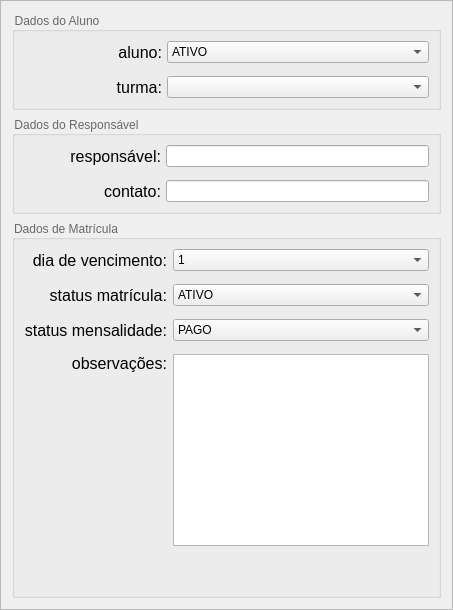
            <widget class="QFrame" name="frame">
             <property name="maximumSize">
              <size>
               <width>518</width>
               <height>16777215</height>
              </size>
             </property>
             <property name="frameShape">
              <enum>QFrame::StyledPanel</enum>
             </property>
             <property name="frameShadow">
              <enum>QFrame::Raised</enum>
             </property>
             <layout class="QGridLayout" name="gridLayout_9">
              <item row="2" column="0">
               <widget class="QGroupBox" name="groupBox_dados_alunos">
                <property name="maximumSize">
                 <size>
                  <width>500</width>
                  <height>16777215</height>
                 </size>
                </property>
                <property name="layoutDirection">
                 <enum>Qt::LeftToRight</enum>
                </property>
                <property name="styleSheet">
                 <string notr="true">QGroupBox{color: rgb(104, 104, 104)}
QLineEdit{background-color:white;border:0}
QLineEdit:hover{background-color: #e5e5e5}
</string>
                </property>
                <property name="title">
                 <string>Dados de Matrícula</string>
                </property>
                <property name="flat">
                 <bool>true</bool>
                </property>
                <property name="checkable">
                 <bool>false</bool>
                </property>
                <layout class="QGridLayout" name="gridLayout_13">
                 <property name="verticalSpacing">
                  <number>13</number>
                 </property>
                 <item row="6" column="0">
                  <widget class="QLabel" name="label_categoria_36">
                   <property name="minimumSize">
                    <size>
                     <width>137</width>
                     <height>0</height>
                    </size>
                   </property>
                   <property name="font">
                    <font>
                     <family>Yu Gothic UI</family>
                     <pointsize>12</pointsize>
                    </font>
                   </property>
                   <property name="text">
                    <string>observações:</string>
                   </property>
                   <property name="alignment">
                    <set>Qt::AlignRight|Qt::AlignTop|Qt::AlignTrailing</set>
                   </property>
                  </widget>
                 </item>
                 <item row="4" column="0">
                  <widget class="QLabel" name="label_categoria_39">
                   <property name="minimumSize">
                    <size>
                     <width>137</width>
                     <height>0</height>
                    </size>
                   </property>
                   <property name="font">
                    <font>
                     <family>Yu Gothic UI</family>
                     <pointsize>12</pointsize>
                    </font>
                   </property>
                   <property name="text">
                    <string>status matrícula:</string>
                   </property>
                   <property name="alignment">
                    <set>Qt::AlignRight|Qt::AlignTrailing|Qt::AlignVCenter</set>
                   </property>
                  </widget>
                 </item>
                 <item row="4" column="1">
                  <widget class="QComboBox" name="entry_home_status_matricula">
                   <property name="sizePolicy">
                    <sizepolicy hsizetype="Preferred" vsizetype="Preferred">
                     <horstretch>0</horstretch>
                     <verstretch>0</verstretch>
                    </sizepolicy>
                   </property>
                   <property name="layoutDirection">
                    <enum>Qt::LeftToRight</enum>
                   </property>
                   <property name="autoFillBackground">
                    <bool>false</bool>
                   </property>
                   <property name="styleSheet">
                    <string notr="true"/>
                   </property>
                   <property name="sizeAdjustPolicy">
                    <enum>QComboBox::AdjustToContentsOnFirstShow</enum>
                   </property>
                   <item>
                    <property name="text">
                     <string>ATIVO</string>
                    </property>
                   </item>
                   <item>
                    <property name="text">
                     <string>INATIVO</string>
                    </property>
                   </item>
                  </widget>
                 </item>
                 <item row="2" column="0">
                  <widget class="QLabel" name="label_categoria_31">
                   <property name="minimumSize">
                    <size>
                     <width>137</width>
                     <height>0</height>
                    </size>
                   </property>
                   <property name="font">
                    <font>
                     <family>Yu Gothic UI</family>
                     <pointsize>12</pointsize>
                    </font>
                   </property>
                   <property name="text">
                    <string>dia de vencimento:</string>
                   </property>
                   <property name="alignment">
                    <set>Qt::AlignRight|Qt::AlignTrailing|Qt::AlignVCenter</set>
                   </property>
                  </widget>
                 </item>
                 <item row="6" column="1">
                  <widget class="QTextEdit" name="entry_home_obs">
                   <property name="styleSheet">
                    <string notr="true"/>
                   </property>
                   <property name="html">
                    <string>&lt;!DOCTYPE HTML PUBLIC &quot;-//W3C//DTD HTML 4.0//EN&quot; &quot;http://www.w3.org/TR/REC-html40/strict.dtd&quot;&gt;
&lt;html&gt;&lt;head&gt;&lt;meta name=&quot;qrichtext&quot; content=&quot;1&quot; /&gt;&lt;style type=&quot;text/css&quot;&gt;
p, li { white-space: pre-wrap; }
&lt;/style&gt;&lt;/head&gt;&lt;body style=&quot; font-family:'MS Shell Dlg 2'; font-size:8.25pt; font-weight:400; font-style:normal;&quot;&gt;
&lt;p style=&quot;-qt-paragraph-type:empty; margin-top:0px; margin-bottom:0px; margin-left:0px; margin-right:0px; -qt-block-indent:0; text-indent:0px;&quot;&gt;&lt;br /&gt;&lt;/p&gt;&lt;/body&gt;&lt;/html&gt;</string>
                   </property>
                   <property name="placeholderText">
                    <string/>
                   </property>
                  </widget>
                 </item>
                 <item row="7" column="1">
                  <spacer name="verticalSpacer_8">
                   <property name="orientation">
                    <enum>Qt::Vertical</enum>
                   </property>
                   <property name="sizeHint" stdset="0">
                    <size>
                     <width>20</width>
                     <height>40</height>
                    </size>
                   </property>
                  </spacer>
                 </item>
                 <item row="5" column="0">
                  <widget class="QLabel" name="label_categoria_40">
                   <property name="minimumSize">
                    <size>
                     <width>137</width>
                     <height>0</height>
                    </size>
                   </property>
                   <property name="font">
                    <font>
                     <family>Yu Gothic UI</family>
                     <pointsize>12</pointsize>
                    </font>
                   </property>
                   <property name="text">
                    <string>status mensalidade:</string>
                   </property>
                   <property name="alignment">
                    <set>Qt::AlignRight|Qt::AlignTrailing|Qt::AlignVCenter</set>
                   </property>
                  </widget>
                 </item>
                 <item row="5" column="1">
                  <widget class="QComboBox" name="entry_home_status_mensalidade">
                   <property name="sizePolicy">
                    <sizepolicy hsizetype="Preferred" vsizetype="Preferred">
                     <horstretch>0</horstretch>
                     <verstretch>0</verstretch>
                    </sizepolicy>
                   </property>
                   <property name="layoutDirection">
                    <enum>Qt::LeftToRight</enum>
                   </property>
                   <property name="autoFillBackground">
                    <bool>false</bool>
                   </property>
                   <property name="styleSheet">
                    <string notr="true"/>
                   </property>
                   <property name="sizeAdjustPolicy">
                    <enum>QComboBox::AdjustToContentsOnFirstShow</enum>
                   </property>
                   <item>
                    <property name="text">
                     <string>PAGO</string>
                    </property>
                   </item>
                   <item>
                    <property name="text">
                     <string>PENDENTE</string>
                    </property>
                   </item>
                   <item>
                    <property name="text">
                     <string>VENCIDO</string>
                    </property>
                   </item>
                   <item>
                    <property name="text">
                     <string>INADIMPLENTE</string>
                    </property>
                   </item>
                  </widget>
                 </item>
                 <item row="2" column="1">
                  <widget class="QComboBox" name="entry_home_dia_vencimento">
                   <property name="sizePolicy">
                    <sizepolicy hsizetype="Preferred" vsizetype="Preferred">
                     <horstretch>0</horstretch>
                     <verstretch>0</verstretch>
                    </sizepolicy>
                   </property>
                   <property name="layoutDirection">
                    <enum>Qt::LeftToRight</enum>
                   </property>
                   <property name="autoFillBackground">
                    <bool>false</bool>
                   </property>
                   <property name="styleSheet">
                    <string notr="true"/>
                   </property>
                   <property name="sizeAdjustPolicy">
                    <enum>QComboBox::AdjustToContentsOnFirstShow</enum>
                   </property>
                   <item>
                    <property name="text">
                     <string>1</string>
                    </property>
                   </item>
                   <item>
                    <property name="text">
                     <string>2</string>
                    </property>
                   </item>
                   <item>
                    <property name="text">
                     <string>3</string>
                    </property>
                   </item>
                   <item>
                    <property name="text">
                     <string>4</string>
                    </property>
                   </item>
                   <item>
                    <property name="text">
                     <string>5</string>
                    </property>
                   </item>
                   <item>
                    <property name="text">
                     <string>6</string>
                    </property>
                   </item>
                   <item>
                    <property name="text">
                     <string>7</string>
                    </property>
                   </item>
                   <item>
                    <property name="text">
                     <string>8</string>
                    </property>
                   </item>
                   <item>
                    <property name="text">
                     <string>9</string>
                    </property>
                   </item>
                   <item>
                    <property name="text">
                     <string>10</string>
                    </property>
                   </item>
                   <item>
                    <property name="text">
                     <string>11</string>
                    </property>
                   </item>
                   <item>
                    <property name="text">
                     <string>12</string>
                    </property>
                   </item>
                   <item>
                    <property name="text">
                     <string>13</string>
                    </property>
                   </item>
                   <item>
                    <property name="text">
                     <string>14</string>
                    </property>
                   </item>
                   <item>
                    <property name="text">
                     <string>15</string>
                    </property>
                   </item>
                   <item>
                    <property name="text">
                     <string>16</string>
                    </property>
                   </item>
                   <item>
                    <property name="text">
                     <string>17</string>
                    </property>
                   </item>
                   <item>
                    <property name="text">
                     <string>18</string>
                    </property>
                   </item>
                   <item>
                    <property name="text">
                     <string>19</string>
                    </property>
                   </item>
                   <item>
                    <property name="text">
                     <string>20</string>
                    </property>
                   </item>
                   <item>
                    <property name="text">
                     <string>21</string>
                    </property>
                   </item>
                   <item>
                    <property name="text">
                     <string>22</string>
                    </property>
                   </item>
                   <item>
                    <property name="text">
                     <string>23</string>
                    </property>
                   </item>
                   <item>
                    <property name="text">
                     <string>24</string>
                    </property>
                   </item>
                   <item>
                    <property name="text">
                     <string>25</string>
                    </property>
                   </item>
                   <item>
                    <property name="text">
                     <string>26</string>
                    </property>
                   </item>
                   <item>
                    <property name="text">
                     <string>27</string>
                    </property>
                   </item>
                   <item>
                    <property name="text">
                     <string>28</string>
                    </property>
                   </item>
                   <item>
                    <property name="text">
                     <string>29</string>
                    </property>
                   </item>
                   <item>
                    <property name="text">
                     <string>30</string>
                    </property>
                   </item>
                  </widget>
                 </item>
                </layout>
               </widget>
              </item>
              <item row="0" column="0">
               <widget class="QGroupBox" name="groupBox_matricula">
                <property name="maximumSize">
                 <size>
                  <width>500</width>
                  <height>16777215</height>
                 </size>
                </property>
                <property name="layoutDirection">
                 <enum>Qt::LeftToRight</enum>
                </property>
                <property name="styleSheet">
                 <string notr="true">QGroupBox{color: rgb(104, 104, 104)}
QLineEdit{background-color:white;border:0}
QLineEdit:hover{background-color: #e5e5e5}
</string>
                </property>
                <property name="title">
                 <string>Dados do Aluno</string>
                </property>
                <property name="flat">
                 <bool>true</bool>
                </property>
                <layout class="QGridLayout" name="gridLayout_15">
                 <property name="horizontalSpacing">
                  <number>5</number>
                 </property>
                 <property name="verticalSpacing">
                  <number>13</number>
                 </property>
                 <item row="2" column="0">
                  <widget class="QLabel" name="label_1">
                   <property name="minimumSize">
                    <size>
                     <width>0</width>
                     <height>0</height>
                    </size>
                   </property>
                   <property name="maximumSize">
                    <size>
                     <width>138</width>
                     <height>16777215</height>
                    </size>
                   </property>
                   <property name="font">
                    <font>
                     <family>Yu Gothic UI</family>
                     <pointsize>12</pointsize>
                    </font>
                   </property>
                   <property name="text">
                    <string>aluno:</string>
                   </property>
                   <property name="alignment">
                    <set>Qt::AlignRight|Qt::AlignTrailing|Qt::AlignVCenter</set>
                   </property>
                  </widget>
                 </item>
                 <item row="3" column="0">
                  <widget class="QLabel" name="label_8">
                   <property name="minimumSize">
                    <size>
                     <width>0</width>
                     <height>0</height>
                    </size>
                   </property>
                   <property name="maximumSize">
                    <size>
                     <width>138</width>
                     <height>16777215</height>
                    </size>
                   </property>
                   <property name="font">
                    <font>
                     <family>Yu Gothic UI</family>
                     <pointsize>12</pointsize>
                    </font>
                   </property>
                   <property name="text">
                    <string>turma:</string>
                   </property>
                   <property name="alignment">
                    <set>Qt::AlignRight|Qt::AlignTrailing|Qt::AlignVCenter</set>
                   </property>
                  </widget>
                 </item>
                 <item row="2" column="1">
                  <widget class="QComboBox" name="entry_home_aluno">
                   <property name="sizePolicy">
                    <sizepolicy hsizetype="Preferred" vsizetype="Preferred">
                     <horstretch>0</horstretch>
                     <verstretch>0</verstretch>
                    </sizepolicy>
                   </property>
                   <property name="minimumSize">
                    <size>
                     <width>257</width>
                     <height>0</height>
                    </size>
                   </property>
                   <property name="layoutDirection">
                    <enum>Qt::LeftToRight</enum>
                   </property>
                   <property name="autoFillBackground">
                    <bool>false</bool>
                   </property>
                   <property name="styleSheet">
                    <string notr="true"/>
                   </property>
                   <property name="sizeAdjustPolicy">
                    <enum>QComboBox::AdjustToContentsOnFirstShow</enum>
                   </property>
                   <item>
                    <property name="text">
                     <string>ATIVO</string>
                    </property>
                   </item>
                   <item>
                    <property name="text">
                     <string>INATIVO</string>
                    </property>
                   </item>
                  </widget>
                 </item>
                 <item row="3" column="1">
                  <widget class="QComboBox" name="entry_home_turma">
                   <property name="sizePolicy">
                    <sizepolicy hsizetype="Preferred" vsizetype="Preferred">
                     <horstretch>0</horstretch>
                     <verstretch>0</verstretch>
                    </sizepolicy>
                   </property>
                   <property name="layoutDirection">
                    <enum>Qt::LeftToRight</enum>
                   </property>
                   <property name="autoFillBackground">
                    <bool>false</bool>
                   </property>
                   <property name="styleSheet">
                    <string notr="true"/>
                   </property>
                   <property name="sizeAdjustPolicy">
                    <enum>QComboBox::AdjustToContentsOnFirstShow</enum>
                   </property>
                  </widget>
                 </item>
                </layout>
               </widget>
              </item>
              <item row="1" column="0">
               <widget class="QGroupBox" name="groupBox_dados_responsavel">
                <property name="maximumSize">
                 <size>
                  <width>500</width>
                  <height>16777215</height>
                 </size>
                </property>
                <property name="layoutDirection">
                 <enum>Qt::LeftToRight</enum>
                </property>
                <property name="styleSheet">
                 <string notr="true">QGroupBox{color: rgb(104, 104, 104)}
</string>
                </property>
                <property name="title">
                 <string>Dados do Responsável</string>
                </property>
                <property name="flat">
                 <bool>true</bool>
                </property>
                <layout class="QGridLayout" name="gridLayout_14">
                 <property name="horizontalSpacing">
                  <number>5</number>
                 </property>
                 <property name="verticalSpacing">
                  <number>13</number>
                 </property>
                 <item row="2" column="0">
                  <widget class="QLabel" name="label_categoria_27">
                   <property name="minimumSize">
                    <size>
                     <width>137</width>
                     <height>0</height>
                    </size>
                   </property>
                   <property name="font">
                    <font>
                     <family>Yu Gothic UI</family>
                     <pointsize>12</pointsize>
                    </font>
                   </property>
                   <property name="text">
                    <string>contato:</string>
                   </property>
                   <property name="alignment">
                    <set>Qt::AlignRight|Qt::AlignTrailing|Qt::AlignVCenter</set>
                   </property>
                  </widget>
                 </item>
                 <item row="2" column="1">
                  <widget class="QLineEdit" name="entry_home_contato">
                   <property name="layoutDirection">
                    <enum>Qt::LeftToRight</enum>
                   </property>
                   <property name="alignment">
                    <set>Qt::AlignCenter</set>
                   </property>
                  </widget>
                 </item>
                 <item row="0" column="0">
                  <widget class="QLabel" name="label_valor_7">
                   <property name="minimumSize">
                    <size>
                     <width>137</width>
                     <height>0</height>
                    </size>
                   </property>
                   <property name="font">
                    <font>
                     <family>Yu Gothic UI</family>
                     <pointsize>12</pointsize>
                    </font>
                   </property>
                   <property name="text">
                    <string>responsável:</string>
                   </property>
                   <property name="alignment">
                    <set>Qt::AlignRight|Qt::AlignTrailing|Qt::AlignVCenter</set>
                   </property>
                  </widget>
                 </item>
                 <item row="0" column="1">
                  <widget class="QLineEdit" name="entry_home_responsavel"/>
                 </item>
                </layout>
               </widget>
              </item>
             </layout>
            </widget>
